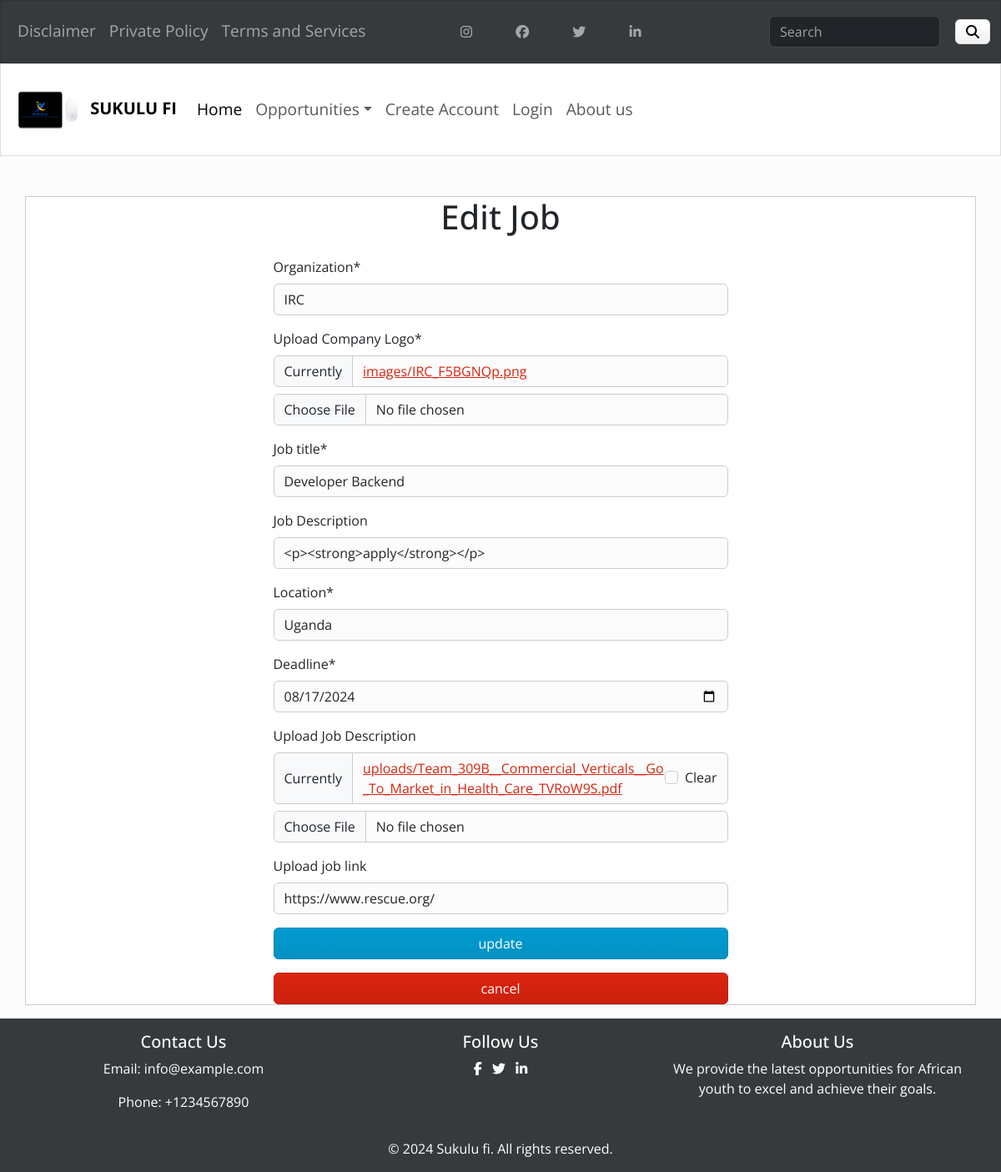
/posts/edit/10/, run on the app's committed database.
### jobs/models.py (models this page shows, shortened)
class Jobs(models.Model):
    company = models.CharField(max_length=100)
    logo = models.ImageField(upload_to='images/', default='images/default.jpg', validators=[validate_image_extension])
    title = models.CharField(max_length=200)
    description = RichTextField(blank=True, null=True)
    location = models.CharField(max_length=100)
    deadline = models.DateField()
    description_file = models.FileField(upload_to='uploads', blank=True, null=True)
    link = models.URLField(blank=True, null=True)
    status = models.CharField(max_length=10, choices=STATUS_CHOICES, default='active')
    created_by = models.ForeignKey(CustomUser, on_delete=models.CASCADE, default=True)

### posts/views.py (the view)
# urls.py: path('edit/<int:id>/',  views.edit, name='edit'),
def edit(request, id):
    job= Jobs.objects.get(pk=id)
    if request.method == "POST":
        form = JobForm(request.POST, instance=job)
        if form.is_valid():
            form.save()
            messages.success(request, f'Record Updated successfully')
            return redirect('edit_success')
    else:
        form = JobForm(instance=job)
    return render(request,'posts/edit.html',{'form':form})

### posts/templates/posts/edit.html (shortened to what this page needs)
{% extends "cores/base.html" %}
{% block content %}
    <div class="container mt-5 bg-secondary border border mb-3">
        <h1 class="text-center mb-4">Edit Job</h1>
        <div class="row justify-content-center">
            <div class="col-md-6">
                <form class="form-group" action="" enctype="multipart/form-data" method="POST">
                    {% load crispy_forms_tags %}
                    {{ form|crispy }}
                    <div class="d-grid gap-2 mt-3">
                        <button type="submit" class="btn btn-info mb-2">update</button>
                        <a href="{% url 'E-dashboard' %}"  class=" btn btn-primary ml-3">cancel</a>
                    </div>
                </form>
            </div>
        </div>
    </div>
{% endblock %}

### core/static/css/style.css (style rules this page uses)
body { display: flex; flex-direction: column; min-height: 100vh; }

### data on the page
Jobs: company "IRC", title "Developer Backend", description "<p><strong>apply</strong></p>", location "Uganda", deadline "08/17/2024", link "https://www.rescue.org/"
